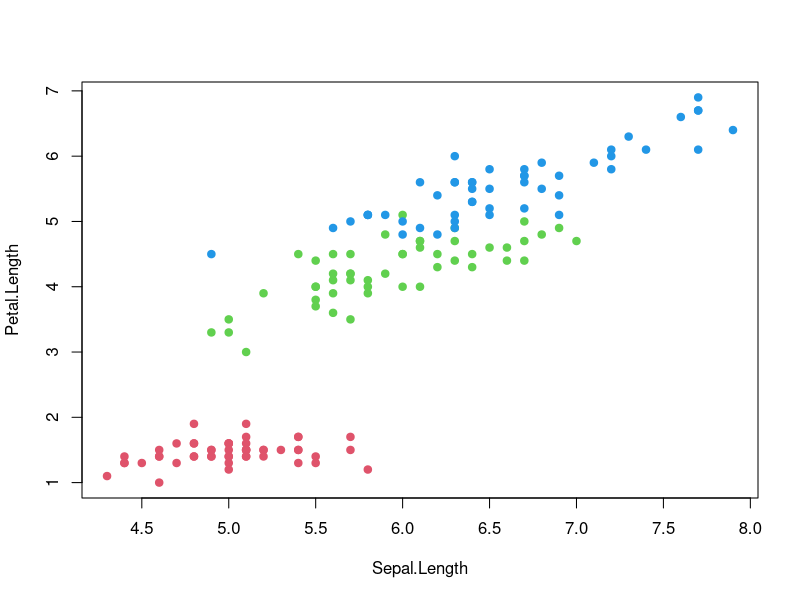
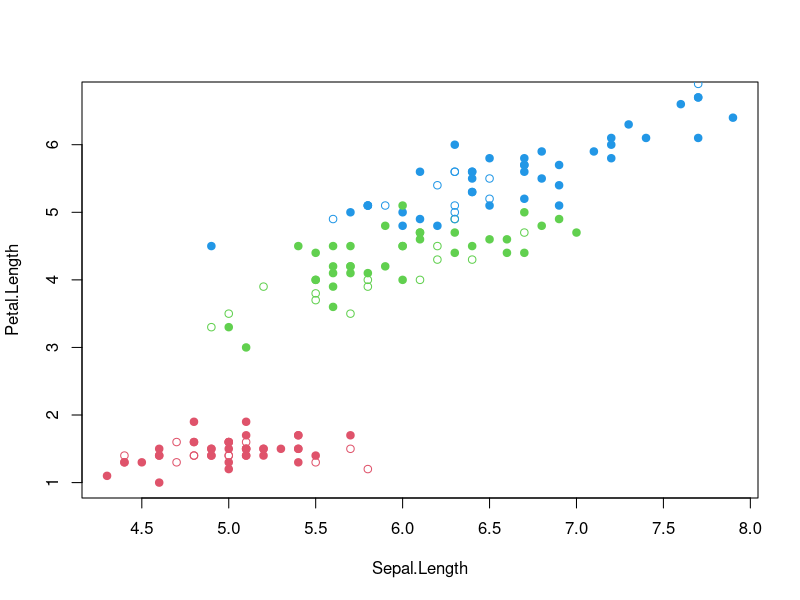
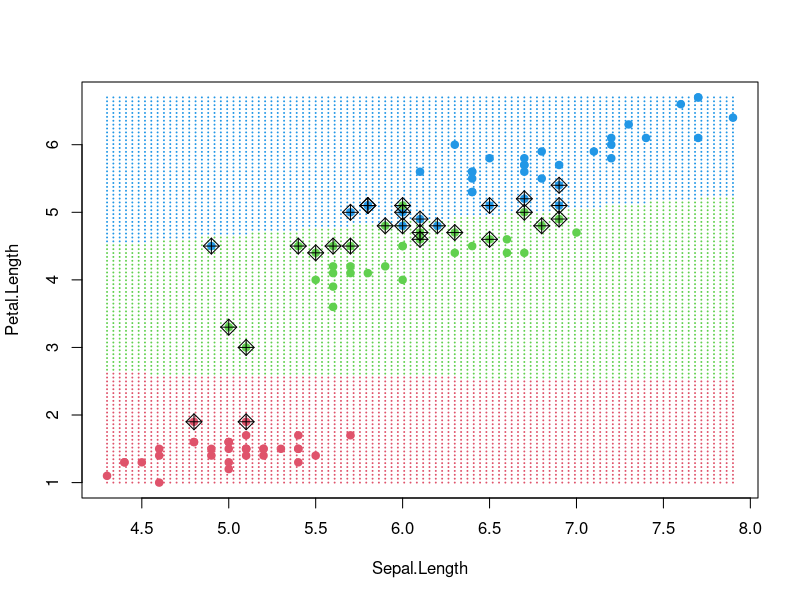
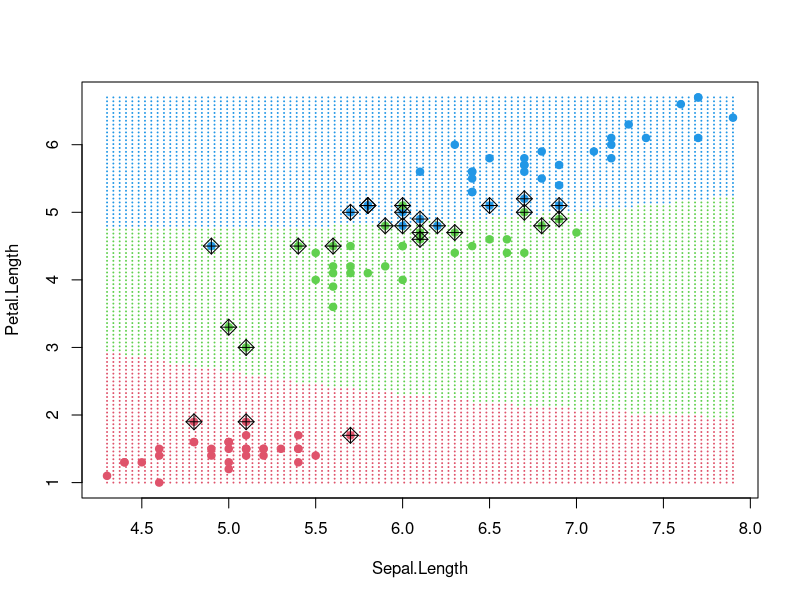
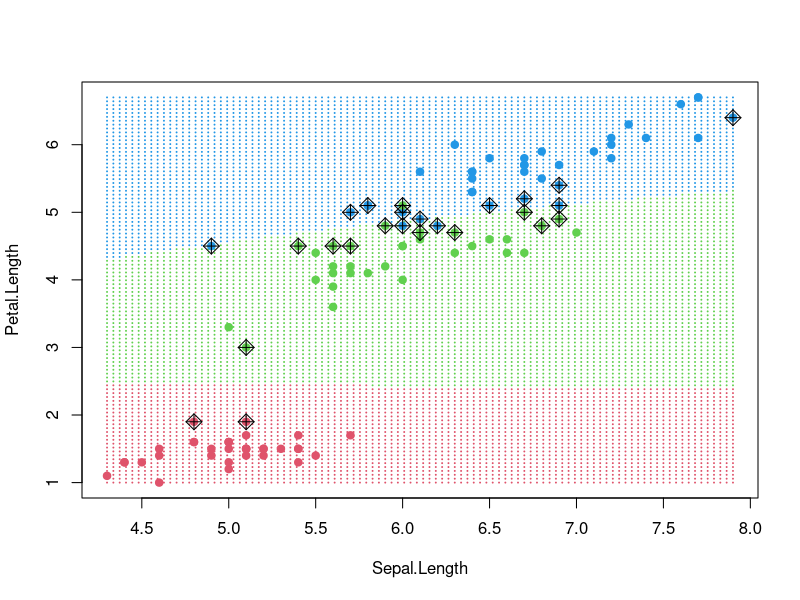
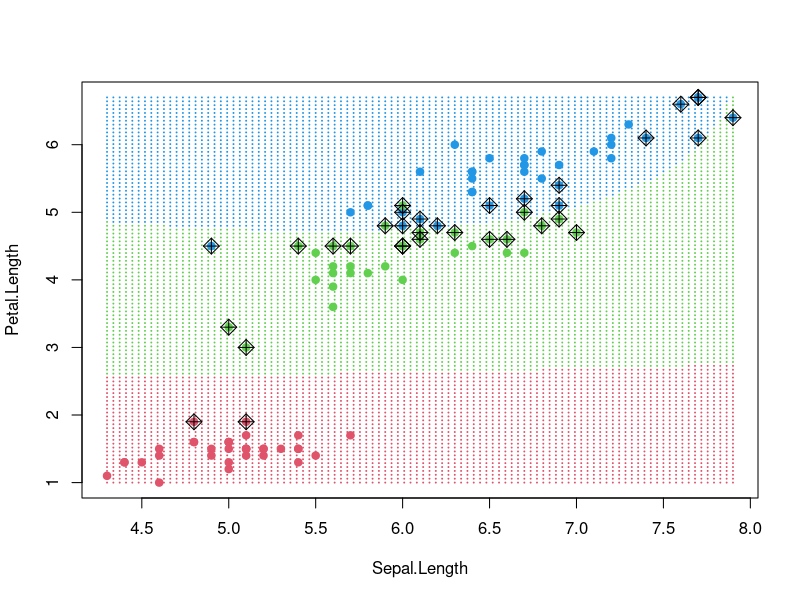
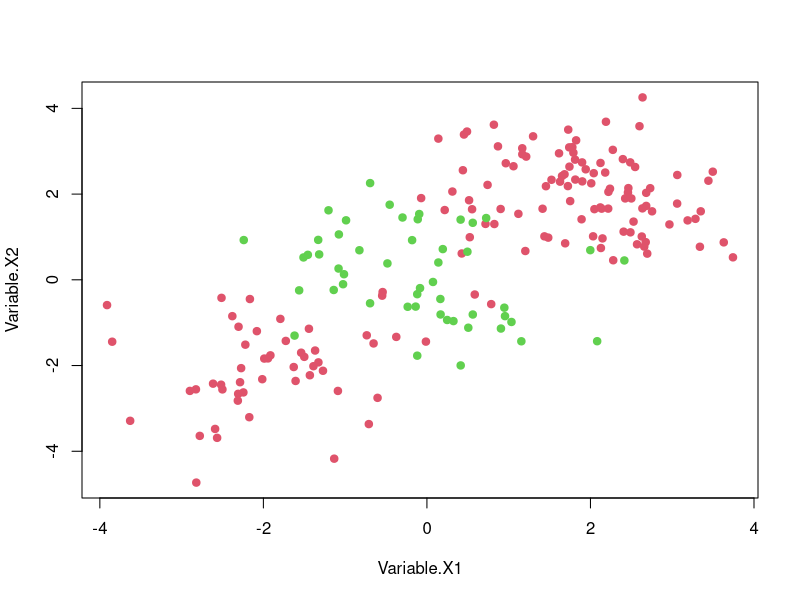
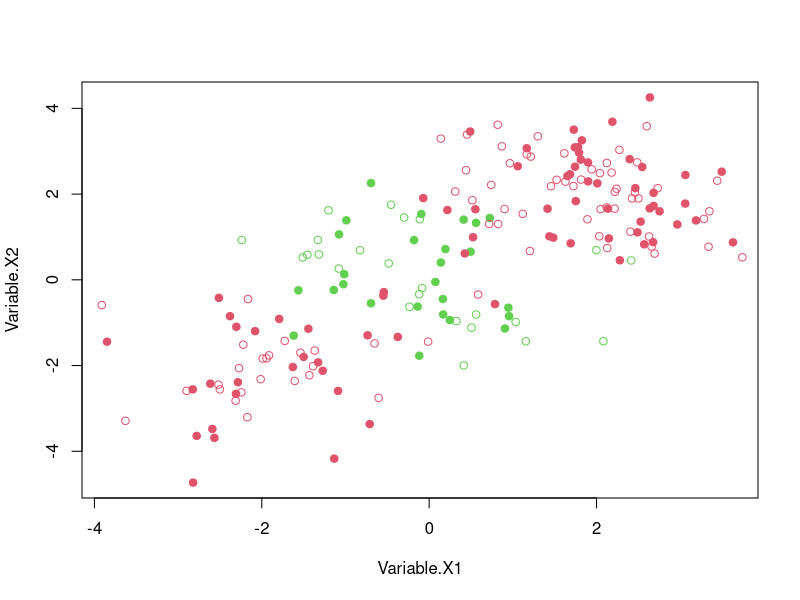

These charts were generated, in order, by the following R code:
# =======================================================
# SVM : Part 3 : Case Studies for Models and Tuning
# =======================================================

# install.packages("e1071")
library(e1071)

# Pretty plotting routine for SVM models
prettyPlot <- function(svmModel, dataSet, gridSize) {
  # create the grid of points to plot
  x1.Pixels <- seq(from = as.numeric(min(dataSet[,1])), 
                   to = as.numeric(max(dataSet[,1])), len = gridSize)
  x2.Pixels <- seq(from = as.numeric(min(dataSet[,2])), 
                   to = as.numeric(max(dataSet[,2])), len = gridSize)
  pixelGrid <- expand.grid(X1 = x1.Pixels, X2 = x2.Pixels)
  names(pixelGrid) <- names(dataSet)[1:2]
  
  # predict the classes of the pixels
  pixelData <- data.frame(pixelGrid)
  classGrid <- predict(svmModel, newdata = pixelData)
  
  # plot pixelGrid with colored class
  plot(pixelGrid, pch = 20, cex = 0.2, 
       col = as.numeric(classGrid) + 1)
  
  # plot the data points on top of this
  points(dataSet[,1:2], pch = 19, cex = 1, col = as.numeric(dataSet[,3]) + 1)
  
  # mark the actual support vectors now
  points(dataSet[svmModel$index, 1:2], pch = 9, cex = 1.5)
}



# =======================================================
# SVM : Part 3A : Multi-Class Classification (tuned)
# =======================================================

# Load and explore the dataset
attach(iris)
help(iris)
str(iris)

# Truncate the data to a "2-dimensional multi-class" problem
irisData <- as.data.frame(iris[,c(1,3,5)])
str(irisData)
plot(irisData$Sepal.Length, irisData$Petal.Length,
     col = as.numeric(irisData$Species) + 1, pch = 19,
     xlab = "Sepal.Length", ylab = "Petal.Length")

# Split into Train and Validation sets
# Training Set : Validation Set = 70 : 30 (random)
train <- sample(nrow(irisData), 0.7*nrow(irisData), replace = FALSE)
irisTrain <- irisData[train,]
irisValid <- irisData[-train,]

plot(irisTrain$Sepal.Length, irisTrain$Petal.Length,
     col = as.numeric(irisTrain$Species) + 1, pch = 19,
     xlab = "Sepal.Length", ylab = "Petal.Length")
points(irisValid$Sepal.Length, irisValid$Petal.Length,
       col = as.numeric(irisValid$Species) + 1, pch = 21)


# Fit an optimally tuned Support Vector Machine on the train set
# by performing cross-validation with a range of parameter values

# -------------------------------------------------------
# Linear Kernel

tuneModel <- tune(svm, 
                  Species ~ ., 
                  data = irisTrain, 
                  kernel = "linear", # (u.v)
                  ranges = list(cost = c(0.001, 0.01, 0.1, 1, 10, 100, 1000)),
                  scale = FALSE)

linFit <- tuneModel$best.model       # extract the best tuned model
summary(linFit)                      # best parameter-tuned model
prettyPlot(linFit, irisTrain, 100)   # our prettyPlot for SVM

# Predict the classes for the validation set
predValid <- predict(linFit, newdata = irisValid)        # prediction
table(predict = predValid, truth = irisValid$Species)    # confusion matrix


# -------------------------------------------------------
# Polynomial Kernel

tuneModel <- tune(svm, 
                  Species ~ ., 
                  data = irisTrain, 
                  kernel = "polynomial", # ( gamma * (u.v) + coef0 ) ^ degree
                  ranges = list(gamma = c(0.01, 0.1, 0.5),
                                coef0 = c(0.01, 0.1, 1),
                                degree = c(1, 2, 3),
                                cost = c(0.001, 0.01, 0.1, 1, 10)), 
                  scale = FALSE)

polFit <- tuneModel$best.model       # extract the best tuned model
summary(polFit)                      # best parameter-tuned model
prettyPlot(polFit, irisTrain, 100)   # our prettyPlot for SVM

# Predict the classes for the validation set
predValid <- predict(polFit, newdata = irisValid)        # prediction
table(predict = predValid, truth = irisValid$Species)    # confusion matrix


# -------------------------------------------------------
# Radial (Gaussian) Kernel

tuneModel <- tune(svm, 
                  Species ~ ., 
                  data = irisTrain, 
                  kernel = "radial", # exp( - gamma * (u - v) . (u - v) )
                  ranges = list(gamma = c(0.001, 0.01, 0.1, 1, 10, 100, 1000),
                                cost = c(0.001, 0.01, 0.1, 1, 10, 100, 1000)), 
                  scale = FALSE)

radFit <- tuneModel$best.model       # extract the best tuned model
summary(radFit)                      # best parameter-tuned model
prettyPlot(radFit, irisTrain, 100)   # our prettyPlot for SVM

# Predict the classes for the validation set
predValid <- predict(radFit, newdata = irisValid)        # prediction
table(predict = predValid, truth = irisValid$Species)    # confusion matrix


# -------------------------------------------------------
# Sigmoid Kernel

tuneModel <- tune(svm, 
                  Species ~ ., 
                  data = irisTrain, 
                  kernel = "sigmoid", # tanh( gamma * (u.v) + coef0 )
                  ranges = list(gamma = c(0.01, 0.1, 1, 10, 100),
                                coef0 = c(0.01, 0.1, 1, 10, 100),
                                cost = c(0.001, 0.01, 0.1, 1, 10, 100, 1000)), 
                  scale = FALSE)

sigFit <- tuneModel$best.model       # extract the best tuned model
summary(sigFit)                      # best parameter-tuned model
prettyPlot(sigFit, irisTrain, 100)   # our prettyPlot for SVM

# Predict the classes for the validation set
predValid <- predict(sigFit, newdata = irisValid)        # prediction
table(predict = predValid, truth = irisValid$Species)    # confusion matrix



# =======================================================
# SVM : Part 3B : Mixture Model of Gaussians (tuned)
# =======================================================

# Create an artificial dataset
x <- matrix(rnorm(200*2), ncol=2)             # 200 two-dimensional data points
x[1:100,] <- x[1:100,] + 2                    # rearrange the 2-dim data points
x[101:150,] <- x[101:150,] - 2                # to make the problem interesting
y <- c(rep(1,150), rep(2,50))                 # set random class labels on data

artiData <- data.frame(x=x,y=as.factor(y))    # the created artificial data set
names(artiData) <- c("Variable.X1", 
                     "Variable.X2", 
                     "Class.Label")
plot(artiData[,1:2], pch = 19, col = as.numeric(artiData$Class.Label) + 1)

# Split into Train and Validation sets
# Training Set : Validation Set = 1 : 1 (random)
train <- sample(nrow(artiData), 0.5*nrow(artiData), replace = FALSE)
artiTrain <- artiData[train,]
artiValid <- artiData[-train,]
plot(artiTrain[,1:2], col = as.numeric(artiTrain$Class.Label) + 1, pch = 19)
points(artiValid[,1:2], col = as.numeric(artiValid$Class.Label) + 1, pch = 21)


# Fit an optimally tuned Support Vector Machine on the train set
# by performing cross-validation with a range of parameter values

# -------------------------------------------------------
# Linear Kernel

tuneModel <- tune(svm, 
                  Class.Label ~ ., 
                  data = artiTrain, 
                  kernel = "linear", # (u.v)
                  ranges = list(cost = c(0.01, 0.1, 1, 10, 100)),
                  scale = FALSE)

linFit <- tuneModel$best.model       # extract the best tuned model
summary(linFit)                      # best parameter-tuned model
prettyPlot(linFit, artiTrain, 100)   # our prettyPlot for SVM

# Predict the classes for the validation set
predValid <- predict(linFit, newdata = artiValid)          # prediction
table(predict = predValid, truth = artiValid$Class.Label)  # confusion matrix


# -------------------------------------------------------
# Polynomial Kernel

tuneModel <- tune(svm, 
                  Class.Label ~ ., 
                  data = artiTrain, 
                  kernel = "polynomial", # ( gamma * (u.v) + coef0 ) ^ degree
                  ranges = list(gamma = c(0.01, 0.1, 0.5),
                                coef0 = c(0.01, 0.1, 1),
                                degree = c(1, 2, 3),
                                cost = c(0.001, 0.01, 0.1, 1, 10)), 
                  scale = FALSE)

polFit <- tuneModel$best.model       # extract the best tuned model
summary(polFit)                      # best parameter-tuned model
prettyPlot(polFit, artiTrain, 100)   # our prettyPlot for SVM

# Predict the classes for the validation set
predValid <- predict(polFit, newdata = artiValid)          # prediction
table(predict = predValid, truth = artiValid$Class.Label)  # confusion matrix


# -------------------------------------------------------
# Radial (Gaussian) Kernel

tuneModel <- tune(svm, 
                  Class.Label ~ ., 
                  data = artiTrain, 
                  kernel = "radial", # exp( - gamma * (u - v) . (u - v) )
                  ranges = list(gamma = c(0.001, 0.01, 0.1, 1, 10, 100, 1000),
                                cost = c(0.001, 0.01, 0.1, 1, 10, 100, 1000)), 
                  scale = FALSE)

radFit <- tuneModel$best.model       # extract the best tuned model
summary(radFit)                      # best parameter-tuned model
prettyPlot(radFit, artiTrain, 100)   # our prettyPlot for SVM

# Predict the classes for the validation set
predValid <- predict(radFit, newdata = artiValid)          # prediction
table(predict = predValid, truth = artiValid$Class.Label)  # confusion matrix


# -------------------------------------------------------
# Sigmoid Kernel

tuneModel <- tune(svm, 
                  Class.Label ~ ., 
                  data = artiTrain, 
                  kernel = "sigmoid", # tanh( gamma * (u.v) + coef0 )
                  ranges = list(gamma = c(0.01, 0.1, 1, 10, 100),
                                coef0 = c(0.01, 0.1, 1, 10, 100),
                                cost = c(0.001, 0.01, 0.1, 1, 10, 100, 1000)), 
                  scale = FALSE)

sigFit <- tuneModel$best.model       # extract the best tuned model
summary(sigFit)                      # best parameter-tuned model
prettyPlot(sigFit, artiTrain, 100)   # our prettyPlot for SVM

# Predict the classes for the validation set
predValid <- predict(sigFit, newdata = artiValid)          # prediction
table(predict = predValid, truth = artiValid$Class.Label)  # confusion matrix



# =======================================================
# SVM : Part 3C : Multi-Feature Multi-Class (tuned)
# =======================================================

# Load and explore the dataset
attach(iris)
help(iris)
str(iris)

# Keep the data as a "multi-dimensional multi-class" problem
irisData <- as.data.frame(iris)

# Split into Train and Validation sets
# Training Set : Validation Set = 70 : 30 (random)
train <- sample(nrow(irisData), 0.7*nrow(irisData), replace = FALSE)
irisTrain <- irisData[train,]
irisValid <- irisData[-train,]


# Fit an optimally tuned Support Vector Machine on the train set
# by performing cross-validation with a range of parameter values

# -------------------------------------------------------
# Linear Kernel

tuneModel <- tune(svm, 
                  Species ~ ., 
                  data = irisTrain, 
                  kernel = "linear", # (u.v)
                  ranges = list(cost = c(0.001, 0.01, 0.1, 1, 10, 100, 1000)),
                  scale = FALSE)

linFit <- tuneModel$best.model                           # best tuned model
summary(linFit)                                          # best model parameters
predValid <- predict(linFit, newdata = irisValid)        # prediction
table(predict = predValid, truth = irisValid$Species)    # confusion matrix


# -------------------------------------------------------
# Polynomial Kernel

tuneModel <- tune(svm, 
                  Species ~ ., 
                  data = irisTrain, 
                  kernel = "polynomial", # ( gamma * (u.v) + coef0 ) ^ degree
                  ranges = list(gamma = c(0.01, 0.1, 0.5),
                                coef0 = c(0.01, 0.1, 1),
                                degree = c(1, 2, 3),
                                cost = c(0.001, 0.01, 0.1, 1, 10)), 
                  scale = FALSE)

polFit <- tuneModel$best.model                           # best tuned model
summary(polFit)                                          # best model parameters
predValid <- predict(polFit, newdata = irisValid)        # prediction
table(predict = predValid, truth = irisValid$Species)    # confusion matrix


# -------------------------------------------------------
# Radial (Gaussian) Kernel

tuneModel <- tune(svm, 
                  Species ~ ., 
                  data = irisTrain, 
                  kernel = "radial", # exp( - gamma * (u - v) . (u - v) )
                  ranges = list(gamma = c(0.001, 0.01, 0.1, 1, 10, 100, 1000),
                                cost = c(0.001, 0.01, 0.1, 1, 10, 100, 1000)), 
                  scale = FALSE)

radFit <- tuneModel$best.model                           # best tuned model
summary(radFit)                                          # best model parameters
predValid <- predict(radFit, newdata = irisValid)        # prediction
table(predict = predValid, truth = irisValid$Species)    # confusion matrix


# -------------------------------------------------------
# Sigmoid Kernel

tuneModel <- tune(svm, 
                  Species ~ ., 
                  data = irisTrain, 
                  kernel = "sigmoid", # tanh( gamma * (u.v) + coef0 )
                  ranges = list(gamma = c(0.01, 0.1, 1, 10, 100),
                                coef0 = c(0.01, 0.1, 1, 10, 100),
                                cost = c(0.001, 0.01, 0.1, 1, 10, 100, 1000)), 
                  scale = FALSE)

sigFit <- tuneModel$best.model                           # best tuned model
summary(sigFit)                                          # best model parameters
predValid <- predict(sigFit, newdata = irisValid)        # prediction
table(predict = predValid, truth = irisValid$Species)    # confusion matrix
